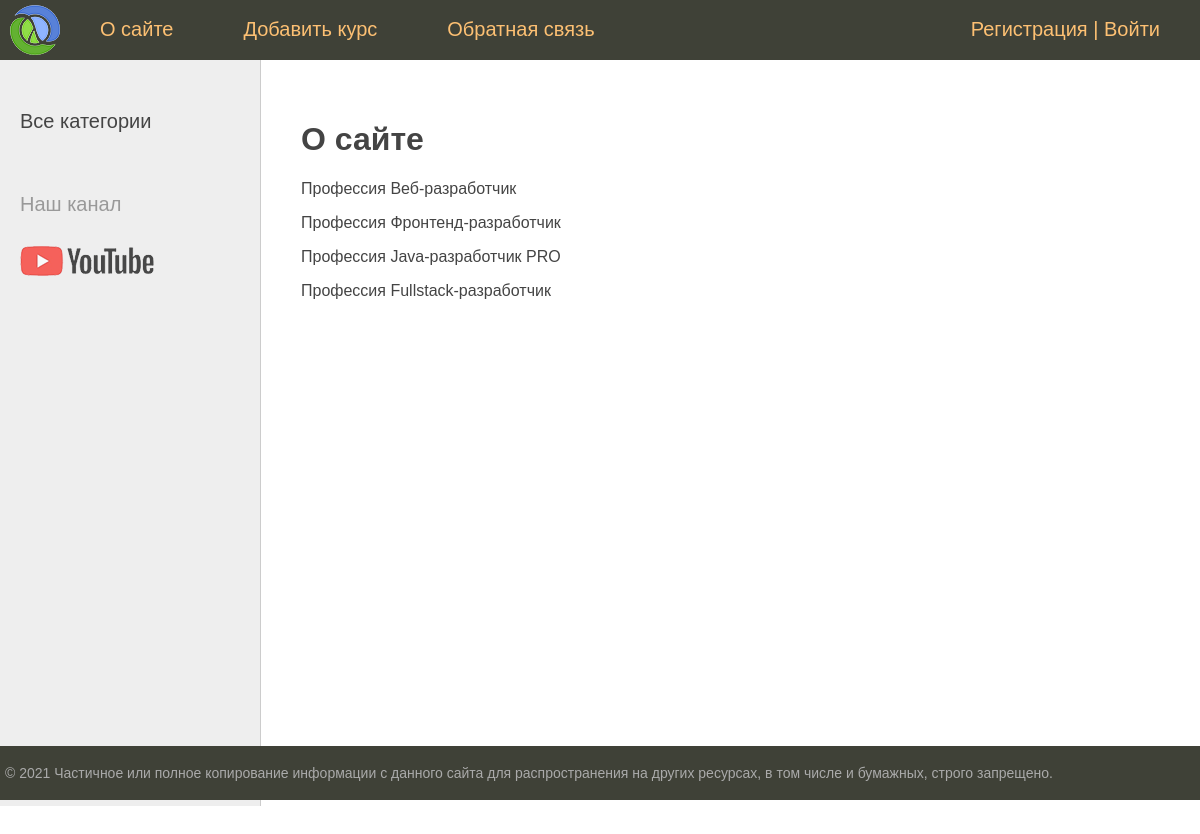
The page /about/ on the database its author committed.
### windowsOne/models.py (models this page shows, shortened)
class Product(models.Model):
    name = models.CharField(max_length=128, verbose_name="Наименование курса")
    slug = models.SlugField(max_length=255, unique=True, db_index=True, verbose_name='URL')
    dataStart = models.DateTimeField('Время начала')
    data_end = models.DateTimeField('Время конца')
    price = models.IntegerField(default=0, verbose_name='Цена')
    group_min_participants = models.PositiveIntegerField(verbose_name="Минимальное числов в группе")
    group_man_participants = models.IntegerField(verbose_name='Максимальное числов в группе')
    cat = models.ForeignKey('Category', on_delete=models.PROTECT, verbose_name="Категории")
    photo = models.ImageField(upload_to="photos/%Y/%m/%d/", verbose_name="Фото")
    content = models.TextField(blank=True, verbose_name="Описание курса")
    def __str__(self):
        return self.name
    class Meta:
        verbose_name = 'Курсы'
        verbose_name_plural = 'Курсы'
        ordering = ['id']

### windowsOne/views.py (the view)
# urls.py: path('about/', about, name='about'),
def about(request):
    contact_list = Product.objects.all()
    paginator = Paginator(contact_list, 5)
    page_number = request.GET.get('page')
    page_obj = paginator.get_page(page_number)
    return render(request, 'windowsOne/about.html', {'page_obj': page_obj, 'menu': menu, 'title': "О сайте"})

### windowsOne/templates/windowsOne/about.html
{% extends 'windowsOne/base.html' %}
{% block content %}
<h1>{{ title }}</h1>
{% for c in page_obj %}
    <p>{{c}}</p>
{% endfor %}
{% endblock %}

### windowsOne/static/windowsOne/css/styles.css (style rules this page uses)
html, body { font-family: 'Arial'; margin: 0; padding: 0; height: 100%; width: 100%; color: #444; }

### rows shown on the page
Product: name "Профессия Веб-разработчик"
Product: name "Профессия Фронтенд-разработчик"
Product: name "Профессия Java-разработчик PRO"
Product: name "Профессия Fullstack-разработчик"

### other values the page prints
{{ m.title }} "О сайте" "Добавить курс" "Обратная связь"
{{ title }} "О сайте"
